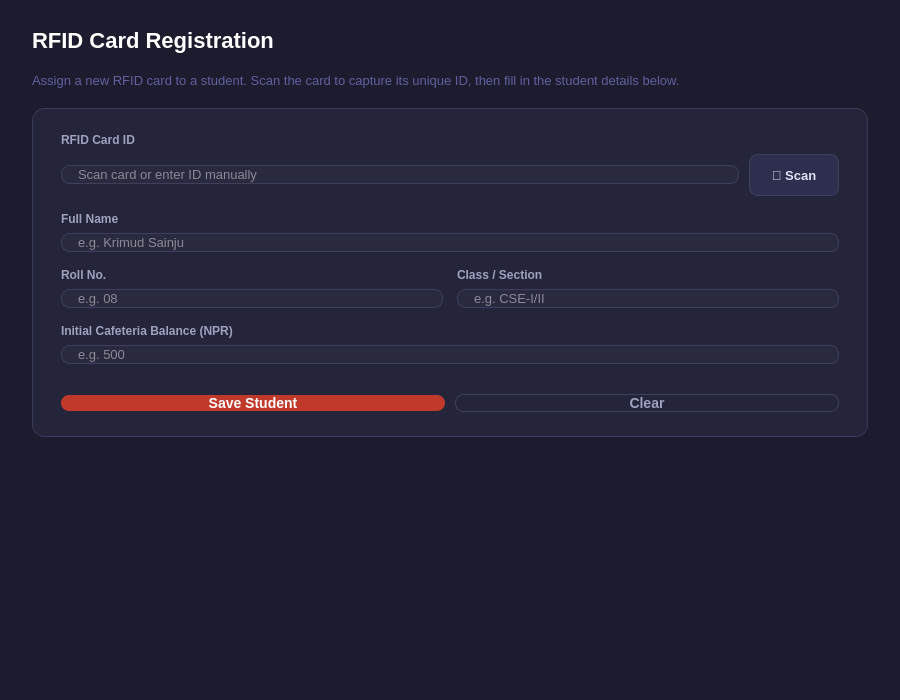
<?xml version='1.0' encoding='UTF-8'?>
<ui version="4.0"><class>RegisterCardPage</class><widget class="QWidget" name="RegisterCardPage">
 <property name="geometry"><rect><x>0</x><y>0</y><width>900</width><height>700</height></rect></property>
 <property name="windowTitle"><string>RegisterCardPage</string></property>
 <property name="styleSheet"><string notr="true">QWidget#RegisterCardPage { background-color: #1C1C2E; }</string></property>
         <layout class="QVBoxLayout" name="registerLayout">
          <property name="leftMargin"><number>32</number></property><property name="topMargin"><number>28</number></property><property name="rightMargin"><number>32</number></property><property name="bottomMargin"><number>28</number></property><property name="spacing"><number>20</number></property>

          <item>
           <widget class="QLabel" name="labelRegisterTitle">
            <property name="text"><string>RFID Card Registration</string></property>
            <property name="styleSheet"><string notr="true">color:#FFFFFF; font-size:22px; font-weight:700; background:transparent; border:none;</string></property>
           </widget>
          </item>

          <item>
           <widget class="QLabel" name="labelRegisterInfo">
            <property name="text"><string>Assign a new RFID card to a student. Scan the card to capture its unique ID, then fill in the student details below.</string></property>
            <property name="wordWrap"><bool>true</bool></property>
            <property name="styleSheet"><string notr="true">color:#6060A0; font-size:13px; background:transparent; border:none;</string></property>
           </widget>
          </item>

          
          <item>
           <widget class="QFrame" name="registerFormCard">
            <property name="maximumWidth"><number>520</number></property>
            <property name="styleSheet"><string notr="true">QFrame#registerFormCard{background-color:#24243A;border:1px solid #3A3A5A;border-radius:12px;}</string></property>
            <layout class="QVBoxLayout" name="registerFormLayout">
             <property name="leftMargin"><number>28</number></property>
             <property name="topMargin"><number>24</number></property>
             <property name="rightMargin"><number>28</number></property>
             <property name="bottomMargin"><number>24</number></property>
             <property name="spacing"><number>0</number></property>

             
             <item>
              <widget class="QLabel" name="labelRegRfid">
               <property name="text"><string>RFID Card ID</string></property>
               <property name="styleSheet"><string notr="true">font-size:12px; font-weight:600; color:#A0A0C0; background:transparent; border:none;</string></property>
              </widget>
             </item>
             <item><spacer><property name="orientation"><enum>Qt::Vertical</enum></property><property name="sizeType"><enum>QSizePolicy::Fixed</enum></property><property name="sizeHint" stdset="0"><size><width>20</width><height>7</height></size></property></spacer></item>
             <item>
              <layout class="QHBoxLayout" name="rfidRow">
               <property name="spacing"><number>10</number></property>
               <item>
                <widget class="QLineEdit" name="lineEditRfidId">
                 <property name="minimumHeight"><number>42</number></property>
                 <property name="placeholderText"><string>Scan card or enter ID manually</string></property>
                 <property name="styleSheet"><string notr="true">QLineEdit{background-color:#2A2A3E;color:#E8E8F0;border:1px solid #3E3E5E;border-radius:8px;padding:0 14px;font-size:13px;}
QLineEdit:focus{border:1.5px solid #C0392B;}</string></property>
                </widget>
               </item>
               <item>
                <widget class="QPushButton" name="pushButtonScanCard">
                 <property name="text"><string>📡 Scan</string></property>
                 <property name="minimumSize"><size><width>90</width><height>42</height></size></property>
                 <property name="cursor"><cursorShape>PointingHandCursor</cursorShape></property>
                 <property name="styleSheet"><string notr="true">QPushButton{background-color:#2E2E4E;color:#E0E0F8;border:1px solid #3E3E5E;border-radius:8px;font-size:13px;font-weight:600;}
QPushButton:hover{background-color:#3A3A5E;}</string></property>
                </widget>
               </item>
              </layout>
             </item>

             <item><spacer><property name="orientation"><enum>Qt::Vertical</enum></property><property name="sizeType"><enum>QSizePolicy::Fixed</enum></property><property name="sizeHint" stdset="0"><size><width>20</width><height>16</height></size></property></spacer></item>

             
             <item>
              <widget class="QLabel" name="labelRegName">
               <property name="text"><string>Full Name</string></property>
               <property name="styleSheet"><string notr="true">font-size:12px; font-weight:600; color:#A0A0C0; background:transparent; border:none;</string></property>
              </widget>
             </item>
             <item><spacer><property name="orientation"><enum>Qt::Vertical</enum></property><property name="sizeType"><enum>QSizePolicy::Fixed</enum></property><property name="sizeHint" stdset="0"><size><width>20</width><height>7</height></size></property></spacer></item>
             <item>
              <widget class="QLineEdit" name="lineEditRegName">
               <property name="minimumHeight"><number>42</number></property>
               <property name="placeholderText"><string>e.g. Krimud Sainju</string></property>
               <property name="styleSheet"><string notr="true">QLineEdit{background-color:#2A2A3E;color:#E8E8F0;border:1px solid #3E3E5E;border-radius:8px;padding:0 14px;font-size:13px;}
QLineEdit:focus{border:1.5px solid #C0392B;}</string></property>
              </widget>
             </item>

             <item><spacer><property name="orientation"><enum>Qt::Vertical</enum></property><property name="sizeType"><enum>QSizePolicy::Fixed</enum></property><property name="sizeHint" stdset="0"><size><width>20</width><height>16</height></size></property></spacer></item>

             
             <item>
              <layout class="QHBoxLayout" name="rollSectionRow">
               <property name="spacing"><number>14</number></property>
               <item>
                <layout class="QVBoxLayout" name="rollCol">
                 <property name="spacing"><number>7</number></property>
                 <item>
                  <widget class="QLabel" name="labelRegRoll">
                   <property name="text"><string>Roll No.</string></property>
                   <property name="styleSheet"><string notr="true">font-size:12px; font-weight:600; color:#A0A0C0; background:transparent; border:none;</string></property>
                  </widget>
                 </item>
                 <item>
                  <widget class="QLineEdit" name="lineEditRegRoll">
                   <property name="minimumHeight"><number>42</number></property>
                   <property name="placeholderText"><string>e.g. 08</string></property>
                   <property name="styleSheet"><string notr="true">QLineEdit{background-color:#2A2A3E;color:#E8E8F0;border:1px solid #3E3E5E;border-radius:8px;padding:0 14px;font-size:13px;}
QLineEdit:focus{border:1.5px solid #C0392B;}</string></property>
                  </widget>
                 </item>
                </layout>
               </item>
               <item>
                <layout class="QVBoxLayout" name="sectionCol">
                 <property name="spacing"><number>7</number></property>
                 <item>
                  <widget class="QLabel" name="labelRegSection">
                   <property name="text"><string>Class / Section</string></property>
                   <property name="styleSheet"><string notr="true">font-size:12px; font-weight:600; color:#A0A0C0; background:transparent; border:none;</string></property>
                  </widget>
                 </item>
                 <item>
                  <widget class="QLineEdit" name="lineEditRegSection">
                   <property name="minimumHeight"><number>42</number></property>
                   <property name="placeholderText"><string>e.g. CSE-I/II</string></property>
                   <property name="styleSheet"><string notr="true">QLineEdit{background-color:#2A2A3E;color:#E8E8F0;border:1px solid #3E3E5E;border-radius:8px;padding:0 14px;font-size:13px;}
QLineEdit:focus{border:1.5px solid #C0392B;}</string></property>
                  </widget>
                 </item>
                </layout>
               </item>
              </layout>
             </item>

             <item><spacer><property name="orientation"><enum>Qt::Vertical</enum></property><property name="sizeType"><enum>QSizePolicy::Fixed</enum></property><property name="sizeHint" stdset="0"><size><width>20</width><height>16</height></size></property></spacer></item>

             
             <item>
              <widget class="QLabel" name="labelRegBalance">
               <property name="text"><string>Initial Cafeteria Balance (NPR)</string></property>
               <property name="styleSheet"><string notr="true">font-size:12px; font-weight:600; color:#A0A0C0; background:transparent; border:none;</string></property>
              </widget>
             </item>
             <item><spacer><property name="orientation"><enum>Qt::Vertical</enum></property><property name="sizeType"><enum>QSizePolicy::Fixed</enum></property><property name="sizeHint" stdset="0"><size><width>20</width><height>7</height></size></property></spacer></item>
             <item>
              <widget class="QLineEdit" name="lineEditRegBalance">
               <property name="minimumHeight"><number>42</number></property>
               <property name="placeholderText"><string>e.g. 500</string></property>
               <property name="styleSheet"><string notr="true">QLineEdit{background-color:#2A2A3E;color:#E8E8F0;border:1px solid #3E3E5E;border-radius:8px;padding:0 14px;font-size:13px;}
QLineEdit:focus{border:1.5px solid #C0392B;}</string></property>
              </widget>
             </item>

             <item><spacer><property name="orientation"><enum>Qt::Vertical</enum></property><property name="sizeType"><enum>QSizePolicy::Fixed</enum></property><property name="sizeHint" stdset="0"><size><width>20</width><height>10</height></size></property></spacer></item>

             
             <item>
              <widget class="QLabel" name="labelRegStatus">
               <property name="text"><string /></property>
               <property name="minimumHeight"><number>18</number></property>
               <property name="styleSheet"><string notr="true">color:#2ECC71; font-size:12px; background:transparent; border:none;</string></property>
              </widget>
             </item>

             <item><spacer><property name="orientation"><enum>Qt::Vertical</enum></property><property name="sizeType"><enum>QSizePolicy::Fixed</enum></property><property name="sizeHint" stdset="0"><size><width>20</width><height>6</height></size></property></spacer></item>

             
             <item>
              <layout class="QHBoxLayout" name="regButtonsRow">
               <property name="spacing"><number>10</number></property>
               <item>
                <widget class="QPushButton" name="pushButtonRegisterSave">
                 <property name="text"><string>Save Student</string></property>
                 <property name="minimumHeight"><number>44</number></property>
                 <property name="cursor"><cursorShape>PointingHandCursor</cursorShape></property>
                 <property name="styleSheet"><string notr="true">QPushButton{background-color:#C0392B;color:#fff;border:none;border-radius:8px;font-size:14px;font-weight:700;}
QPushButton:hover{background-color:#E74C3C;}
QPushButton:pressed{background-color:#992D22;}</string></property>
                </widget>
               </item>
               <item>
                <widget class="QPushButton" name="pushButtonRegisterClear">
                 <property name="text"><string>Clear</string></property>
                 <property name="minimumHeight"><number>44</number></property>
                 <property name="minimumWidth"><number>100</number></property>
                 <property name="cursor"><cursorShape>PointingHandCursor</cursorShape></property>
                 <property name="styleSheet"><string notr="true">QPushButton{background-color:transparent;color:#A0A0C0;border:1px solid #3E3E5E;border-radius:8px;font-size:14px;font-weight:600;}
QPushButton:hover{background-color:#2A2A3E;color:#E0E0F8;}</string></property>
                </widget>
               </item>
              </layout>
             </item>

            </layout>
           </widget>
          </item>

          <item><spacer><property name="orientation"><enum>Qt::Vertical</enum></property><property name="sizeHint" stdset="0"><size><width>20</width><height>40</height></size></property></spacer></item>

         </layout>
        </widget>

        
        <resources /><connections /></ui>
